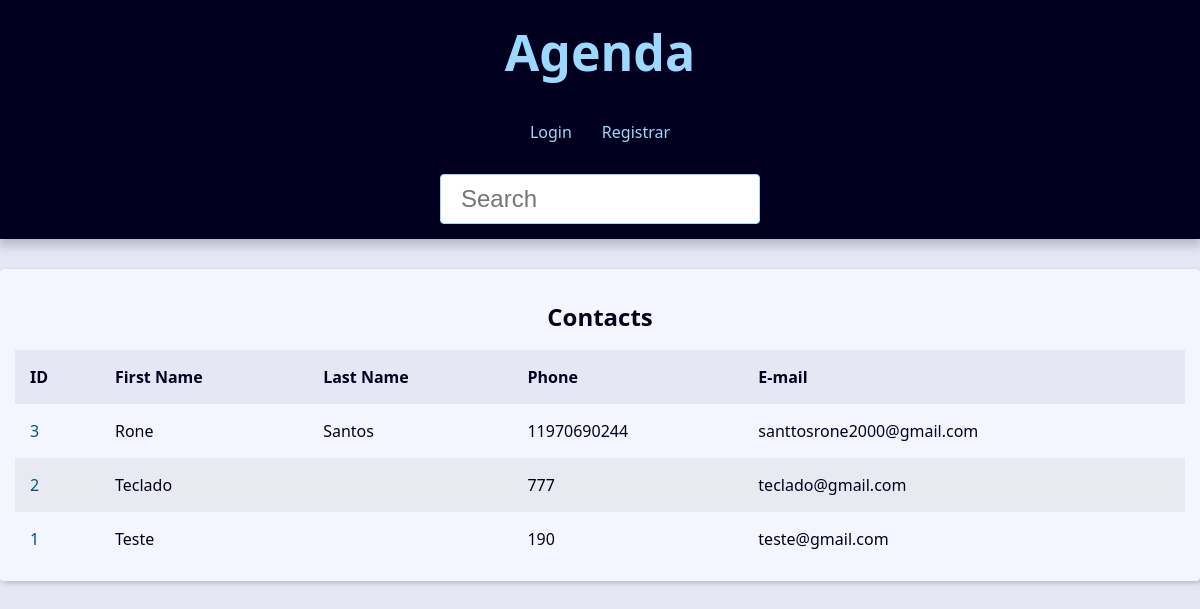
/, run on an earlier commit of the app's database.
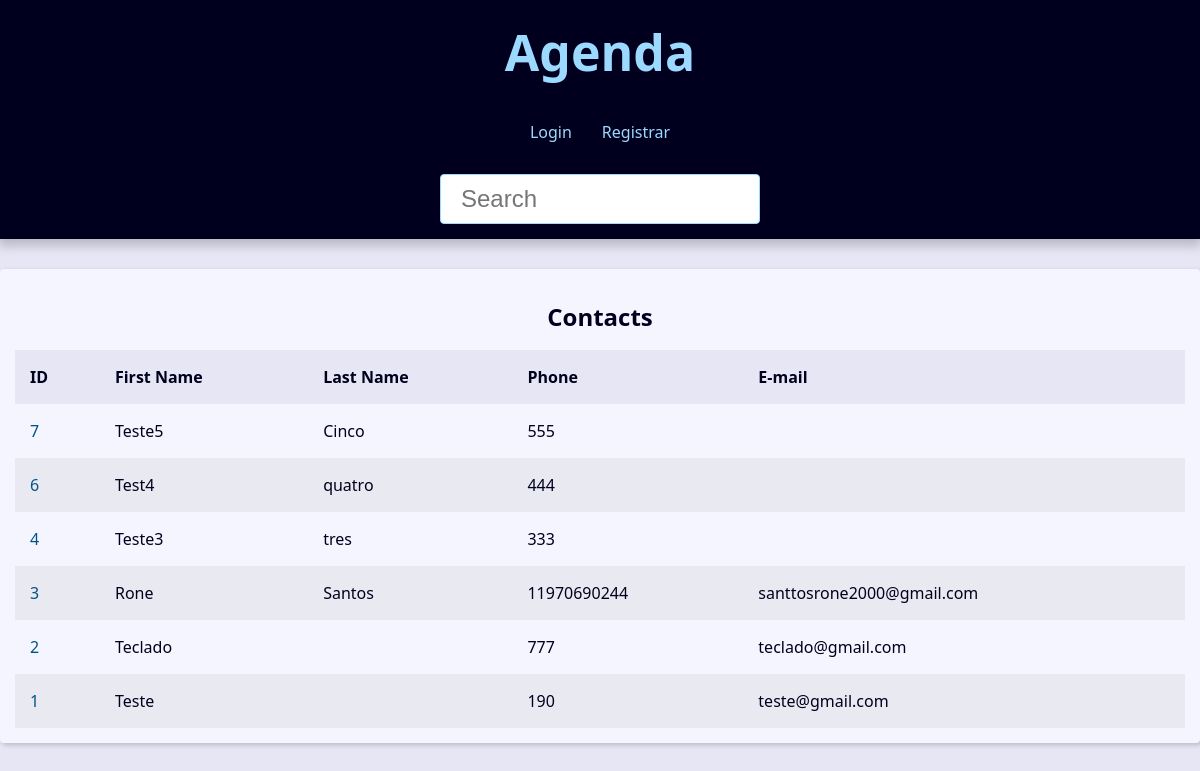
And on a later commit of the database.
### contact/models.py (models this page shows, shortened)
class Contact(models.Model):
    first_name = models.CharField(max_length=50)
    last_name = models.CharField(max_length=50, blank=True)
    phone = models.CharField(max_length=50)
    email = models.EmailField(max_length=254, blank=True)
    created_date = models.DateTimeField(default=timezone.now)
    description = models.TextField(blank=True)
    show = models.BooleanField(default=True)
    image = models.ImageField(blank=True, upload_to='images/%Y/%m/')
    category = models.ForeignKey(
        Category,
        on_delete=models.SET_NULL,
        blank=True,
        null=True
    )
    owner = models.ForeignKey(
        User,
        on_delete=models.SET_NULL,
        blank=True,
        null=True
    )

### contact/views/contact_views.py (the view)
# urls.py: path('',views.index, name='index'),
def index(req):
    contacts = Contact.objects.filter(show=True).order_by('-id')
    paginator = Paginator(contacts, 10)
    page_number = req.GET.get('page')
    page_obj = paginator.get_page(page_number)
    context = {
        'page_obj': page_obj,
        'site_title': 'Contatos - ',
    }
    return render(
        req,
        'contact/index.html',
        context,
    )

### contact/templates/contact/index.html
{% extends "global/base.html" %}
{% block content %}
    {% if page_obj %}
    <div class="responsive-table">
        <table class="contacts-table">
            <caption class="table-caption">
                Contacts
            </caption>
            <thead>
                <tr class="table-row table-row-header">
                    <th class="table-header">ID</th>
                    <th class="table-header">First Name</th>
                    <th class="table-header">Last Name</th>
                    <th class="table-header">Phone</th>
                    <th class="table-header">E-mail</th>
                </tr>
                <tbody>
                    {% for contact in page_obj %}
                        <tr class='table-row'>
                            <td class='table-cel'>
                                <a class='table-link' href="{% url 'contact:contact' contact.id %}">
                                    {{contact.id}}
                                </a>
                            </td>
                            <td class='table-cel'> {{contact.first_name}}</td>
                            <td class='table-cel'> {{contact.last_name}}</td>
                            <td class='table-cel'> {{contact.phone}}</td>
                            <td class='table-cel'> {{contact.email}}</td>
                        </tr>
                    {% endfor %}
                </tbody>
            </thead>
        </table>
    </div>
{% else %}
    <div class="single-contact">
        <h1 class="single-contact-name">
            Nenhum contato encontrado
        </h1>
    </div>
{% endif %}
{% endblock content %}

### base_templates/global/base.html (shortened to what this page needs)
{% load static %}
<!DOCTYPE html>
<html lang="pt-br">
<head>
    <link rel="stylesheet" href="{% static 'global/css/style.css' %}" >
</head>
<body>
    {% include "global/partial/header.html" %}
   <main class='content'>
        {% block content %}{% endblock content %}
   </main>
</body>
</html>

### base_templates/global/partial/header.html
<header class="header">
        <h1 class="header-heading">
           <a href="{% url "contact:index" %}" class="header-link">
             Agenda
           </a>
        </h1>
        <nav class="menu">
            <ul class="menu-list">
                {% if user.is_authenticated %}
                    <li class="menu-item">
                        <a href="{% url "contact:create" %}" class="menu-link">
                            Adicionar
                        </a>
                    </li>
                    <li class="menu-item">
                        <a href="{% url "contact:update" %}" class="menu-link">
                            Atualizar
                        </a>
                    </li>
                    <li class="menu-item">
                        <a href="{% url "contact:logout" %}" class="menu-link">
                            Sair
                        </a>
                    </li>
                {% else %}
                    <li class="menu-item">
                        <a href="{% url "contact:login" %}" class="menu-link">
                            Login
                        </a>
                    </li>
                    <li class="menu-item">
                        <a href="{% url "contact:register" %}" class="menu-link">
                            Registrar
                        </a>
                    </li>
                {% endif %}
            </ul>
        </nav>
        <div class="search">
            <form action="{% url "contact:search" %}" method="get">
                <input class="search-input" type="search" name="q" id="search" value="{{search_value}}" placeholder="Search">
            </form>
        </div>
</header>

### base_static/global/css/style.css (style rules this page uses)
:root { --spacing: 1.5rem; --link-dark-color: rgb(0, 83, 134); --link-light-color: rgb(156, 217, 255); --clr-white: rgb(245, 245, 255); --clr-black: rgb(0, 0, 30); --clr-light-gray: rgb(230, 230, 245); --clr-dark-shadow-5: rgba(0, 0, 10, 5%); --clr-dark-shadow-10: rgba(0, 0, 10, 10%); --clr-dark-shadow-20: rgba(0, 0, 10, 20%); --clr-light-shadow-5: rgba(200, 200, 255, 5%); --clr-light-shadow-10: rgba(200, 200, 255, 10%); --clr-light-shadow-20: rgba(200, 200, 255, 20%); --main-page-width: 120rem; --table-min-width: 60rem; --biggest-font-size: 5rem; --bigger-font-size: 4rem; --big-font-size: 3.2rem; --medium-font-size: 2.4rem; --small-font-size: 1.6rem; --smaller-font-size: 1.4rem; --smallest-font-size: 1.2rem; --transition-fast: 300ms; --transition-medium: 600ms; --transition-slow: 1s; --default-border-radius: 4px; }
*, *::before, *::after { margin: 0; padding: 0; box-sizing: border-box; }
html { font-size: 62.5%; }
body { font-family: system-ui, -apple-system, BlinkMacSystemFont, 'Segoe UI', Roboto, Oxygen, Ubuntu, Cantarell, 'Open Sans', 'Helvetica Neue', sans-serif; line-height: 1.5; font-size: var(--small-font-size); color: var(--clr-black); -webkit-font-smoothing: antialiased; background: var(--clr-light-gray); }
.header { background: var(--clr-black); padding: var(--spacing); box-shadow: 0 5px 10px 2px var(--clr-dark-shadow-20); z-index: 1; position: relative; }
.header-heading { font-size: var(--biggest-font-size); text-align: center; }
.header-link { color: var(--link-light-color); text-decoration: none; transition: filter var(--transition-fast) ease-in-out; }
.menu { margin: var(--spacing); }
.menu-list { list-style: none; display: flex; justify-content: center; flex-flow: row wrap; }
.menu-link { display: block; padding: var(--spacing); color: var(--link-light-color); text-decoration: none; transition: background-color var(--transition-fast) ease-in-out; border-radius: var(--default-border-radius); }
.content { max-width: var(--main-page-width); margin: calc(var(--spacing) * 2) auto; padding: var(--spacing); background: var(--clr-white); box-shadow: 2px 2px 5px var(--clr-dark-shadow-20); border-radius: var(--default-border-radius); }
.responsive-table { width: 100%; overflow-x: auto; }
.contacts-table { width: 100%; min-width: var(--table-min-width); border-collapse: collapse; }
.table-caption { font-size: var(--medium-font-size); font-weight: bold; padding: var(--spacing); }
.table-row { text-align: left; text-overflow: ellipsis; transition: background-color var(--transition-fast) ease-in-out; }
.table-row:nth-of-type(2n) { background: var(--clr-dark-shadow-5); }
.table-row-header { background: var(--clr-light-gray); color: var(--clr-black); }
.table-cel, .table-header { padding: var(--spacing); }
.table-link { color: var(--link-dark-color); transition: color var(--transition-fast) ease-in-out; text-decoration: none; }
.search { display: flex; justify-content: center; }
.search-input { font-size: var(--medium-font-size); padding: 1rem 2rem; width: 100%; max-width: 32rem; border-radius: var(--default-border-radius); border: 1px solid var(--link-light-color); }

What changed in the data, as far as the page shows it:
added Contact: id "7", first_name "Teste5", last_name "Cinco", phone "555"
added Contact: id "6", first_name "Test4", last_name "quatro", phone "444"
added Contact: id "4", first_name "Teste3", last_name "tres", phone "333"
